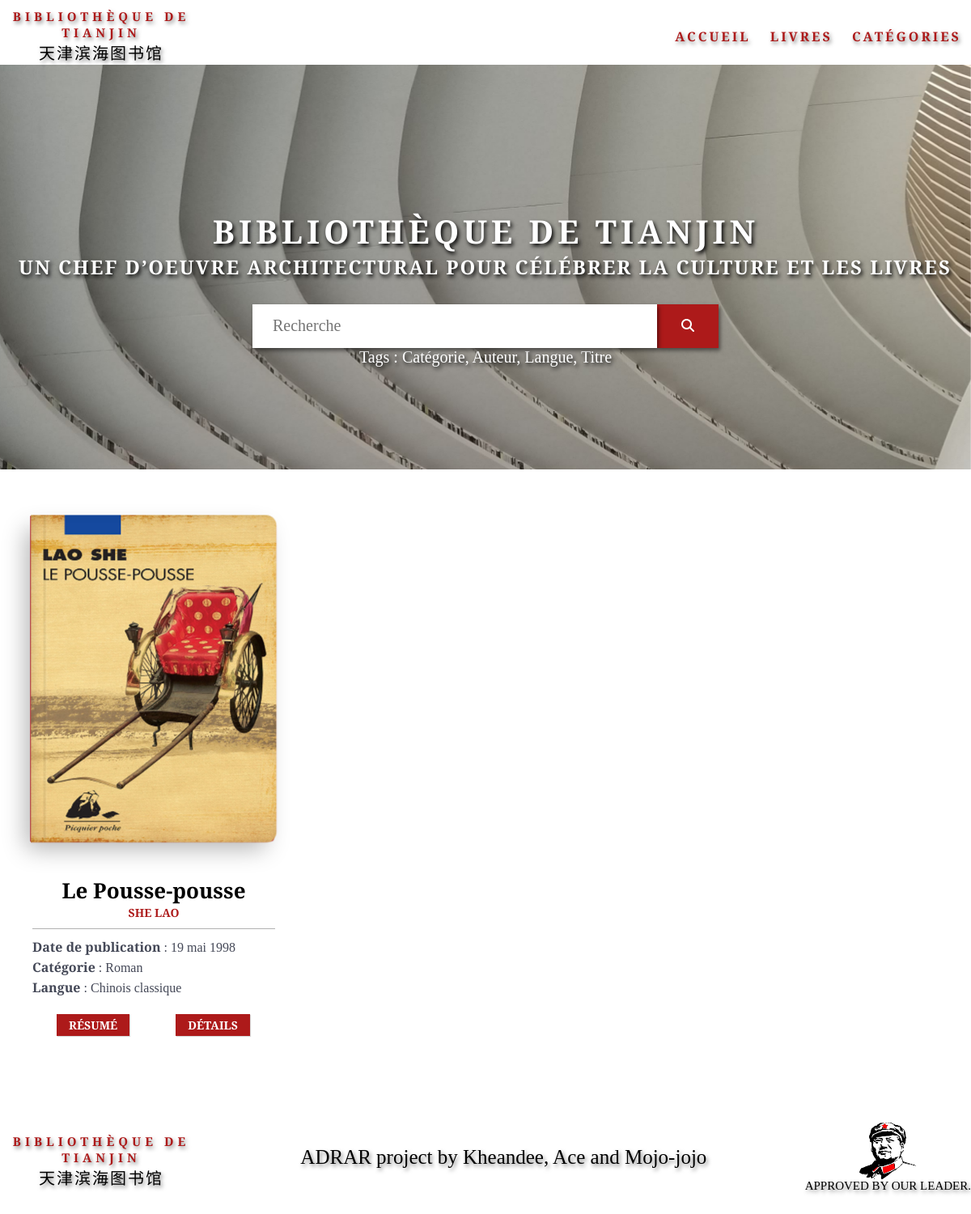
Before: /library/3/list_category/ with the older database file.
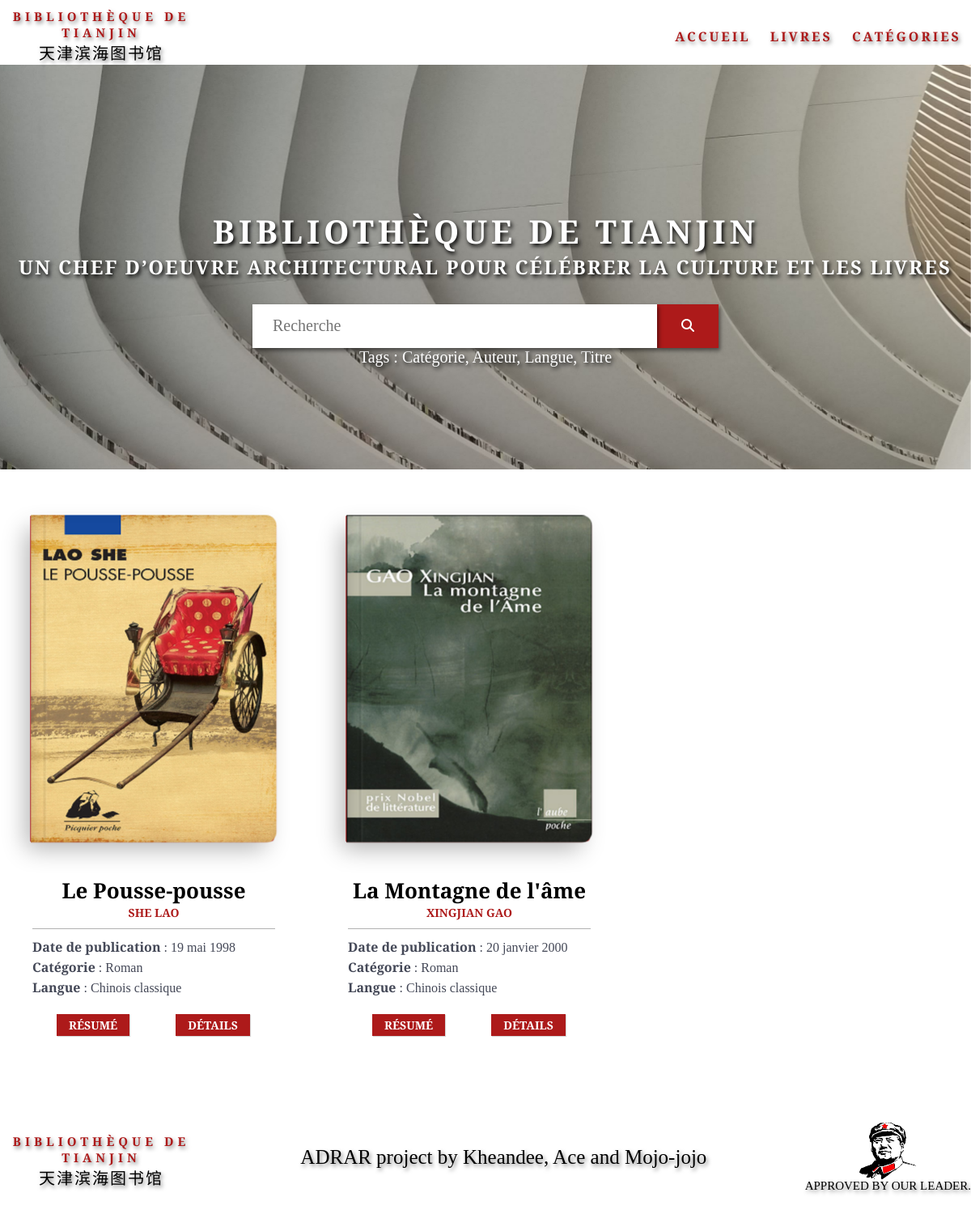
After: the same page with the newer database file.
### library/models.py (models this page shows, shortened)
class Book(models.Model):
    name_book = models.CharField(max_length=50)
    date_book = models.DateField("Date de publication")
    synopsis_book = models.TextField(null=True, blank=True)
    picture_book = models.ImageField(upload_to="pictures_book", blank=True)
    author = models.ForeignKey(Author, on_delete=models.CASCADE)
    language = models.ForeignKey(Langage, on_delete=models.CASCADE)
    category = models.ForeignKey(Category, on_delete=models.CASCADE, null=True, blank=True)

class Author(models.Model):
    name_author = models.CharField(max_length=50)
    firstname_author = models.CharField(max_length=50)
    birthdate_author = models.DateField("Date de naissance du l'auteur")
    picture_author = models.ImageField(upload_to="pictures_author", blank=True)
    def __str__(self):
        affiche = f"{self.firstname_author} {self.name_author}"
        return affiche

class Category(models.Model):
    name_category = models.CharField(max_length=100)
    def __str__(self):
        affiche = f"{self.name_category}"
        return affiche

class Langage(models.Model):
    name_langage = models.CharField(max_length=50)
    def __str__(self):
        affiche = f"{self.name_langage}"
        return affiche

### library/views.py (the view)
# urls.py: path('<int:category_id>/list_category/', views.list_category, name='list_category'),
def list_category(request, category_id):
    category = get_object_or_404(Category, pk=category_id)
    list_book = Book.objects.filter(category_id=category_id)
    context = {
        'category':category,
        'list_book': list_book,
    }
    return render(request, 'library/list_category.html', context)

### library/templates/library/list_category.html (shortened to what this page needs)
{% extends "library/liste.html" %}
{% load static %}
{% load i18n %}
{% block content %}
    {% if list_book %}
        <div class="container">
            {% for book in list_book %}
                <div data-aos="fade" data-aos-duration="1000"  class="main">
                    <ul id="bk-list" class="bk-list clearfix">
                        <li>
                            <div class="bk-book book-1 bk-bookdefault">
                                <div class="bk-front">
                                    <div class="bk-cover" style="background-image: url({{book.picture_book.url}});">
                                    </div>
                                </div>
                                <div class="bk-back">
                                    <p>“{{ book.synopsis_book }}”.</p>
                                </div>
                                <div class="bk-left">
                                    <h2>
                                        <span>{{ book.name_book }}</span>
                                    </h2>
                                </div>
                            </div>
                            <div class="bk-info">
                                <h3>
                                    <span>{{ book.name_book }}</span>
                                    <span><b>{{ book.author }}</b></span>
                                </h3>
                                <p>
                                    {% language 'fr' %}
                                    <b>Date de publication</b> : {{ book.date_book|date:'d F Y' }}
                                    {% endlanguage %}
                                </p>
                                <p><b>Catégorie</b> : {{ book.category }}</p>
                                <p><b>Langue</b> : {{ book.language }}</p>
                                <button class="bk-bookback">Résumé</button>
                                <button><a href="{% url 'library:detail' book.id %}">Détails</a></button>
                            </div>
                        </li>
                    </ul>
                </div>
            {% endfor %}
        </div>
    {% else %}
        <p>Pas de livres disponibles dans cette catégorie</p>
    {% endif %}
{% endblock %}

### library/templates/library/liste.html (shortened to what this page needs)
{% extends "library/index.html" %}
{% load static %}
{% load i18n %}

### library/templates/library/index.html (shortened to what this page needs)
<!DOCTYPE html>
{% load static %}
{% load i18n %}
<html lang="en">
<head>
    <link href="https://unpkg.com/aos@2.3.1/dist/aos.css" rel="stylesheet">
    <link rel="stylesheet" type="text/css" href="{% static 'library/CSS/style.css' %}">
</head>
<body>
    <div id="navbar">
        <div class="logo">
            <a href="{% url 'library:index' %}">
                <h1 data-aos="fade-right" data-aos-duration="2000">Bibliothèque de Tianjin</h1>
                <h2 data-aos="fade-left" data-aos-duration="2000">天津滨海图书馆</h2>
            </a>
        </div>
        <div data-aos="fade-left" data-aos-duration="2000"  class="nav">
            <a href="{% url 'library:index' %}">Accueil</a>
            <a href="{% url 'library:liste' %}">Livres</a>
            <a href="{% url 'library:category' %}">Catégories</a>
        </div>
    </div>
    <div class="searchbar">
        <h1 class="titre_search" data-aos="zoom-out" data-aos-duration="1500" data-aos-easing="ease-in-out">Bibliothèque de Tianjin</h1>
        <h2 class="titre_search2" data-aos="zoom-out" data-aos-duration="1500">Un chef d’oeuvre architectural pour célébrer la culture et les livres</h2>
        <form method="POST" action="{% url 'library:resultat' %}">
            <input type="search" id="search_input" name="search_input" placeholder="Recherche">
            <button type="submit" id="search_button">
                <i class="fa fa-search"></i>
            </button>
        </form>
        <p>Tags : <a href="{% url 'library:category' %}">Catégorie</a>, <a href="#">Auteur</a>, <a href="#">Langue</a>, <a href="#">Titre</a></p>
    </div>
    {% block content %}{% endblock %}
    <footer class="footer">
        <div class="logo" style="padding-top: 50px;">
            <a href="{% url 'library:index' %}">
                <h1>Bibliothèque de Tianjin</h1>
                <h2>天津滨海图书馆</h2>
            </a>
        </div>
        <div class="logo_centre">
            <p>ADRAR project by Kheandee, Ace and Mojo-jojo</p>
        </div>
        <div class="mao">
            <img src="{% static 'library/images/mao.png' %}">
            <p class="mao_p">Approved by our leader.</p>
        </div>
    </footer>
</body>
</html>

Changed rows visible on the page:
added Book: picture_book (picture), name_book "La Montagne de l'âme", author "XINGJIAN GAO", date_book "20 janvier 2000", category "Roman", language "Chinois classique"
